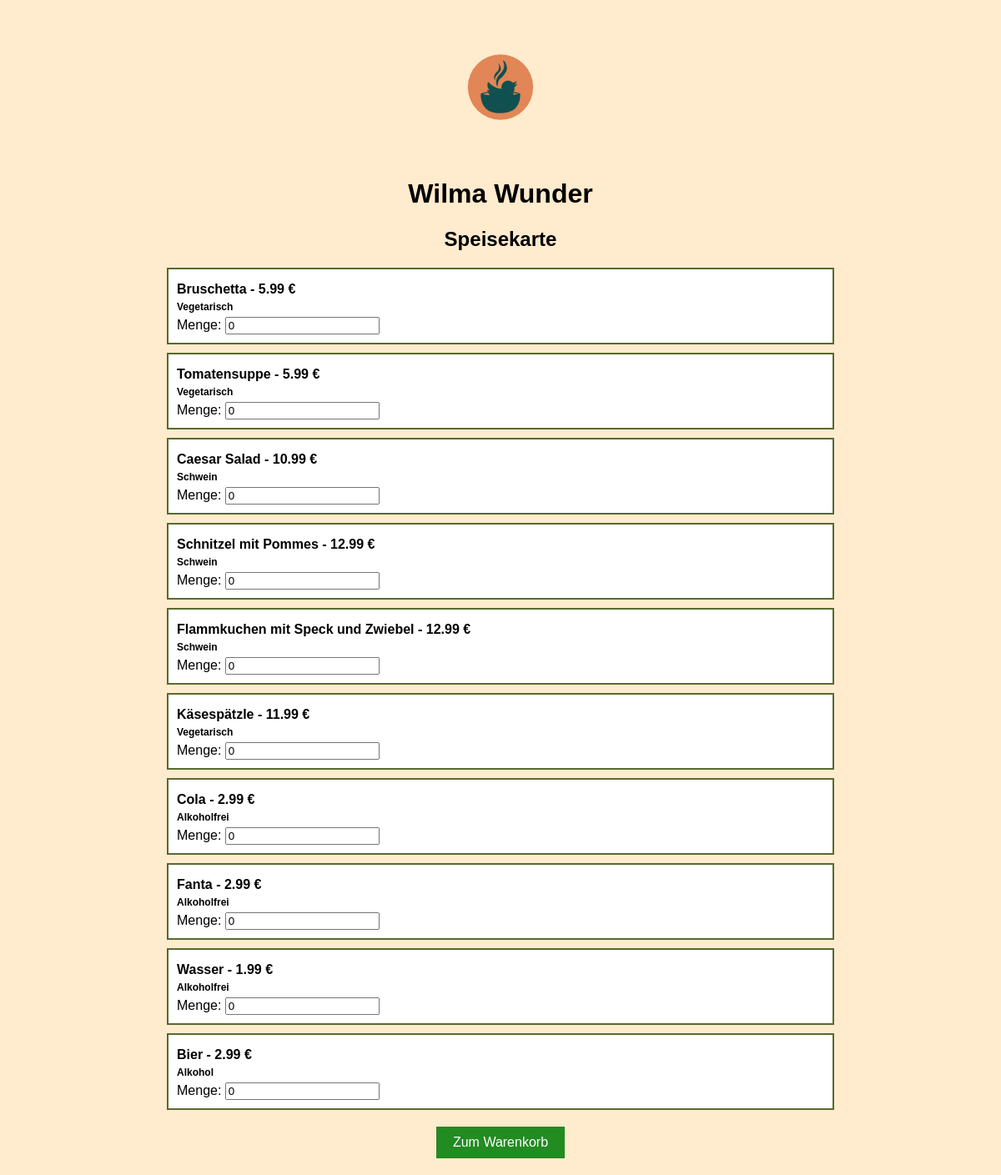
The app's page /menu/7 (signed in) with its own data.
### tables this page shows
CREATE TABLE restaurants (id integer primary key autoincrement, name text, address text, zipCode integer, details text, deliveryRadius text, openingTime time, closingTime time, userName text, password text);

CREATE TABLE "menu_items" (
	"id"	integer,
	"restaurant_id"	integer,
	"name"	text,
	"price"	real,
	"description"	text,
	"category"	text,
	"status"	text,
	FOREIGN KEY("restaurant_id") REFERENCES "restaurants"("id"),
	PRIMARY KEY("id" AUTOINCREMENT)
);

### app.py (the view)
@app.route("/menu/<int:restaurant_id>")
def menu(restaurant_id):
    menu_items = get_menu_items(restaurant_id)
    restaurant_name = get_restaurant_name(restaurant_id)
    return render_template("menu.html", menu_items=menu_items, restaurant_name=restaurant_name)

### app.py (called while the page is built)
def get_db():
    db = getattr(g, '_database', None)
    if db is None:
        db = g._database = sqlite3.connect('lieferspatz2.db')
    return db

@app.teardown_appcontext
def close_connection(exception):
    db = getattr(g, '_database', None)
    if db is not None:
        db.close()

def get_menu_items(restaurant_id):
    cursor = get_db().cursor()
    cursor.execute("select * from menu_items where restaurant_id=?", (restaurant_id,))
    menu_items = cursor.fetchall()
    return menu_items

def get_restaurant_name(restaurant_id):
    cursor = get_db().cursor()
    cursor.execute("select name from restaurants where id=?", (restaurant_id,))
    restaurant = cursor.fetchone()
    restaurant_name = restaurant[0]
    return restaurant_name if restaurant else None

### templates/menu.html (shortened to what this page needs)
<!DOCTYPE html>
<html lang="en">
<head>
    <link rel="stylesheet" type="text/css" href="{{ url_for('static', filename='css/styles.css') }}">
</head>
<body>
    <div class="container">
        <header>
            <img src="{{ url_for('static', filename='Lieferspatz_Logo.svg') }}" alt="Logo">
            <h1 id="restaurant-name">{{ restaurant_name }}</h1>
            <h2>Speisekarte</h2>
        </header>
        <form method="post" action="{{ url_for('add_to_cart') }}">
            {% for item in menu_items %}
            <div class="menu-item-box">
                <p>{{ item[2] }} - {{ item[3] }} €</p>
                <p class="description">{{ item[4] }}</p>
                <label for="quantity{{ item[0] }}">Menge:</label>
                <input type="number" name="quantity{{ item[0] }}" id="quantity{{ item[0] }}" value="0" min="0">
            </div>
            {% endfor %}
            <button type="submit" id="cart-button">Zum Warenkorb</button>
        </form>
    </div>
</body>
</html>

### static/css/styles.css (style rules this page uses)
body { background-color: blanchedalmond; font-family: ArialRoboto, sans-serif; margin: 20px; }
.container { max-width: 800px; margin: 0 auto; }
header { text-align: center; margin-bottom: 20px; }
header img { max-width: 300px; }
.menu-item-box { border: 2px solid darkolivegreen; padding: 10px; margin: 10px 0; background-color: white; }
.menu-item-box p { font-weight: bold; margin: 5px 0; }
.menu-item-box .description { font-size: 12px; }
#cart-button { background-color: forestgreen; color: white; padding: 10px 20px; border: none; text-align: center; text-decoration: none; display: block; font-size: 16px; margin: 20px auto; cursor: pointer; }

### records on screen
restaurants: name "Wilma Wunder"
menu_items: name "Bruschetta", price "5.99", description "Vegetarisch"
menu_items: name "Tomatensuppe", price "5.99", description "Vegetarisch"
menu_items: name "Caesar Salad", price "10.99", description "Schwein"
menu_items: name "Schnitzel mit Pommes", price "12.99", description "Schwein"
menu_items: name "Flammkuchen mit Speck und Zwiebel", price "12.99", description "Schwein"
menu_items: name "Käsespätzle", price "11.99", description "Vegetarisch"
menu_items: name "Cola", price "2.99", description "Alkoholfrei"
menu_items: name "Fanta", price "2.99", description "Alkoholfrei"
menu_items: name "Wasser", price "1.99", description "Alkoholfrei"
menu_items: name "Bier", price "2.99", description "Alkohol"
